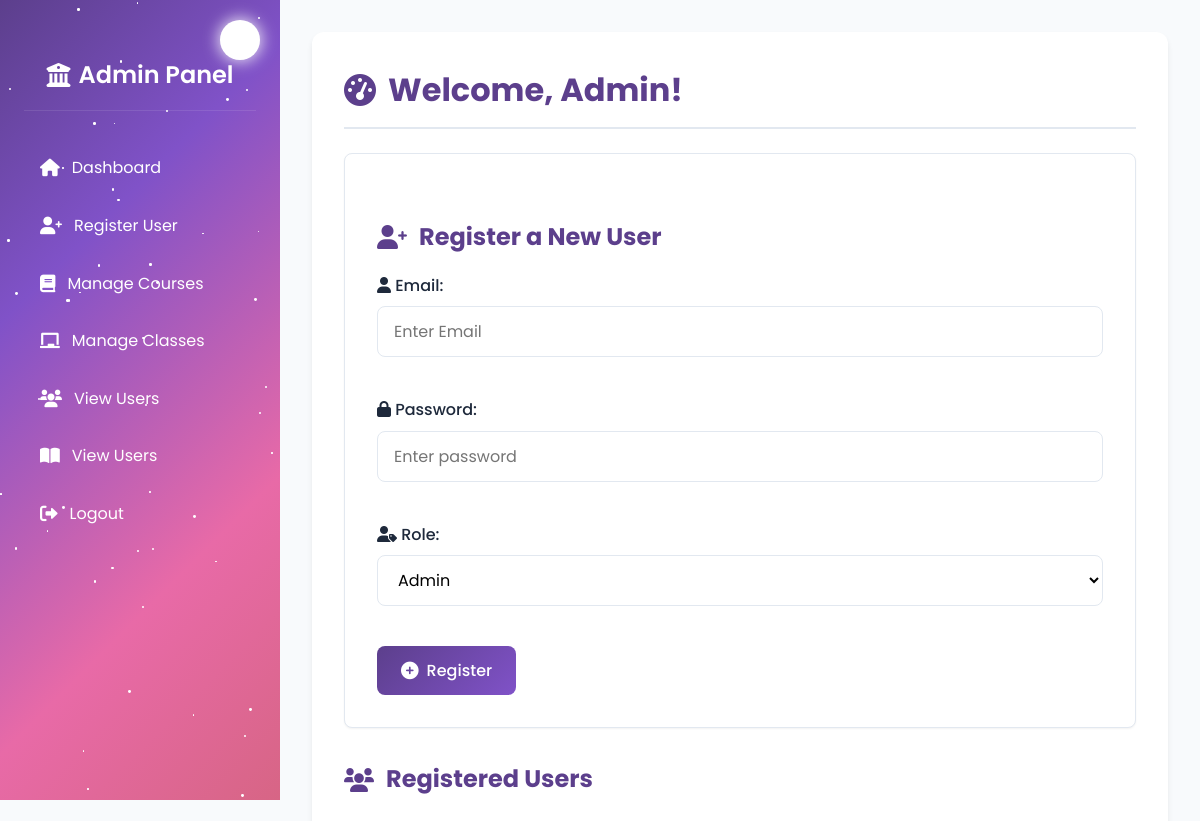
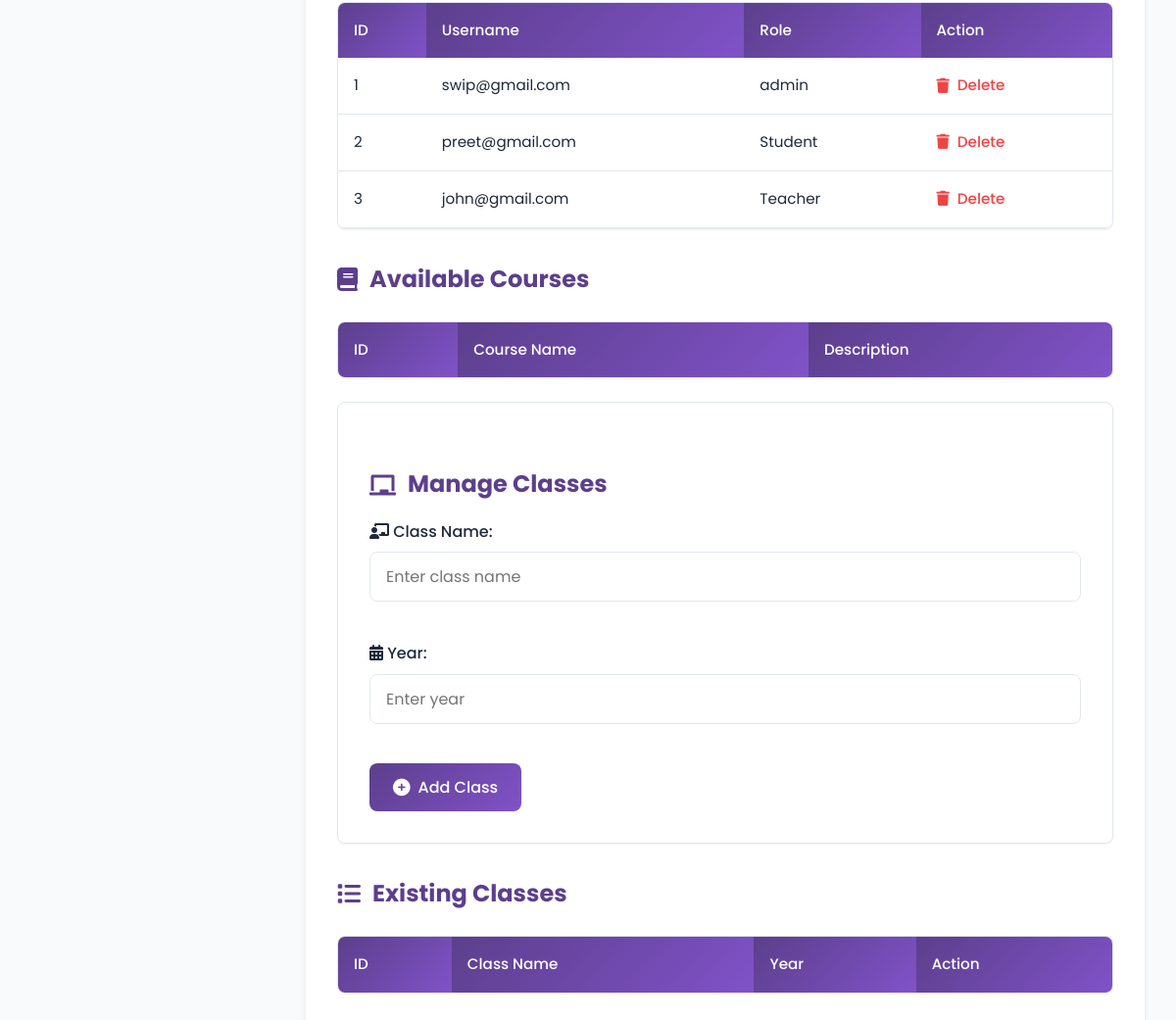
Screenshot of /admin_dashboard (signed in) with the database file from the repository (2 pictures, top to bottom).
### models.py (models this page shows)
class User(db.Model):
    id = db.Column(db.Integer, primary_key=True)
    username = db.Column(db.String(50), unique=True, nullable=False)
    password = db.Column(db.String(255), nullable=False)
    role = db.Column(db.String(10), nullable=False)
    __table_args__ = (
        CheckConstraint(role.in_(['admin', 'teacher', 'student']), name='valid_role'),
    )

### app.py (the view)
@app.route('/admin_dashboard')
def admin_dashboard():
    if 'user_id' not in session or session['role'] != 'admin':
        flash('Unauthorized Access!', 'error')
        return redirect(url_for('login'))
    users = User.query.all()
    classes = Class.query.all()
    courses = Course.query.all()
    return render_template('admin_dashboard.html', users=users, classes=classes, courses=courses)

### templates/admin_dashboard.html (shortened to what this page needs)
<!DOCTYPE html>
<html lang="en">
<head>
    <link href="https://cdnjs.cloudflare.com/ajax/libs/font-awesome/6.0.0/css/all.min.css" rel="stylesheet">
</head>
<body>
    <div class="sidebar">
        <div class="sidebar-background" id="sidebar-stars"></div>
        <div class="sidebar-moon"></div>
        <h2><i class="fas fa-university"></i> Admin Panel</h2>
        <nav>
            <ul>
                <li><a href="/admin_dashboard"><i class="fas fa-home"></i> Dashboard</a></li>
                <li><a href="/register"><i class="fas fa-user-plus"></i> Register User</a></li>
                <li><a href="/manage_courses"><i class="fas fa-book"></i> Manage Courses</a></li>
                <li><a href="/add_class"><i class="fas fa-chalkboard"></i> Manage Classes</a></li>
                <li><a href="/manage_users"><i class="fas fa-users"></i> View Users</a></li>
                <li><a href="/manage_subjects"><i class="fas fa-book-open"></i> View Users</a></li>
                <li><a href="/logout"><i class="fas fa-sign-out-alt"></i> Logout</a></li>
            </ul>
        </nav>
    </div>
    <div class="container">
        <div class="content-wrapper">
            <h1><i class="fas fa-tachometer-alt"></i> Welcome, Admin!</h1>
            <form action="/register" method="POST">
                <h2><i class="fas fa-user-plus"></i> Register a New User</h2>
                <div class="form-group">
                    <label for="username"><i class="fas fa-user"></i> Email:</label>
                    <input type="text" id="username" name="username" placeholder="Enter Email" required>
                </div>
                <div class="form-group">
                    <label for="password"><i class="fas fa-lock"></i> Password:</label>
                    <input type="password" id="password" name="password" placeholder="Enter password" required>
                </div>
                <div class="form-group">
                    <label for="role"><i class="fas fa-user-tag"></i> Role:</label>
                    <select id="role" name="role" required>
                        <option value="Admin">Admin</option>
                    </select>
                </div>
                <button type="submit"><i class="fas fa-plus-circle"></i> Register</button>
            </form>
            <h2><i class="fas fa-users"></i> Registered Users</h2>
            <div class="table-container">
                <table>
                    <thead>
                        <tr>
                            <th>ID</th>
                            <th>Username</th>
                            <th>Role</th>
                            <th>Action</th>
                        </tr>
                    </thead>
                    <tbody>
                        {% for user in users %}
                        <tr>
                            <td>{{ user.id }}</td>
                            <td>{{ user.username }}</td>
                            <td>{{ user.role }}</td>
                            <td>
                                <a class="delete-link" href="/delete_user/{{ user.id }}"
                                   onclick="return confirm('Are you sure you want to delete this user?');">
                                    <i class="fas fa-trash"></i> Delete
                                </a>
                            </td>
                        </tr>
                        {% endfor %}
                    </tbody>
                </table>
            </div>
            <h2><i class="fas fa-book"></i> Available Courses</h2>
            <div class="table-container">
                <table>
                    <thead>
                        <tr>
                            <th>ID</th>
                            <th>Course Name</th>
                            <th>Description</th>
                        </tr>
                    </thead>
                </table>
            </div>
            <form action="/add_class" method="POST">
                <h2><i class="fas fa-chalkboard"></i> Manage Classes</h2>
                <div class="form-group">
                    <label for="name"><i class="fas fa-chalkboard-teacher"></i> Class Name:</label>
                    <input type="text" id="name" name="name" placeholder="Enter class name" required>
                </div>
                <div class="form-group">
                    <label for="year"><i class="fas fa-calendar-alt"></i> Year:</label>
                    <input type="text" id="year" name="year" placeholder="Enter year" required>
                </div>
                <button type="submit"><i class="fas fa-plus-circle"></i> Add Class</button>
            </form>
            <h2><i class="fas fa-list"></i> Existing Classes</h2>
            <div class="table-container">
                <table>
                    <thead>
                        <tr>
                            <th>ID</th>
                            <th>Class Name</th>
                            <th>Year</th>
                            <th>Action</th>
                        </tr>
                    </thead>
                </table>
            </div>
        </div>
    </div>
</body>
</html>

### templates/admin_dashboard.html (style rules this page uses)
:root { --primary-color: #5c3f8c; --primary-light: #8052c8; --secondary-color: #f8fafc; --accent-color: #e86aa7; --text-color: #1e293b; --border-color: #e2e8f0; --danger-color: #ef4444; --success-color: #10b981; --warning-color: #f59e0b; --sidebar-width: 280px; --header-height: 70px; --shadow-sm: 0 1px 2px 0 rgba(0, 0, 0, 0.05); --shadow-md: 0 4px 6px -1px rgba(0, 0, 0, 0.1); }
* { margin: 0; padding: 0; box-sizing: border-box; font-family: 'Poppins', sans-serif; }
body { background-color: var(--secondary-color); color: var(--text-color); line-height: 1.6; }
.sidebar { width: var(--sidebar-width); height: 100vh; background: linear-gradient(135deg, #5c3f8c 0%, #8052c8 30%, #e86aa7 70%, #d76585 100%); color: white; padding: 1.5rem; position: fixed; left: 0; top: 0; overflow-y: auto; transition: all 0.3s ease; z-index: 1000; }
.sidebar-background { position: absolute; top: 0; left: 0; width: 100%; height: 100%; z-index: -1; overflow: hidden; }
.sidebar-moon { position: absolute; top: 20px; right: 20px; width: 40px; height: 40px; background-color: #fff; border-radius: 50%; box-shadow: 0 0 15px 2px rgba(255, 255, 255, 0.8); z-index: 1; animation: glow 8s infinite alternate; }
.sidebar h2 { text-align: center; margin-bottom: 2rem; font-size: 1.5rem; font-weight: 600; padding-bottom: 1rem; border-bottom: 1px solid rgba(255, 255, 255, 0.1); color: white; display: flex; align-items: center; justify-content: center; gap: 0.5rem; position: relative; z-index: 2; }
.sidebar ul { list-style: none; position: relative; z-index: 2; }
.sidebar ul li { margin-bottom: 0.5rem; }
.sidebar ul li a { color: white; text-decoration: none; display: flex; align-items: center; padding: 0.75rem 1rem; border-radius: 8px; transition: all 0.3s ease; }
.sidebar ul li a i { margin-right: 0.75rem; font-size: 1.1rem; }
.container { margin-left: var(--sidebar-width); padding: 2rem; max-width: calc(100vw - var(--sidebar-width)); }
.content-wrapper { background: white; border-radius: 12px; box-shadow: var(--shadow-md); padding: 2rem; margin-bottom: 2rem; }
h1 { font-size: 2rem; color: var(--primary-color); margin-bottom: 1.5rem; border-bottom: 2px solid var(--border-color); padding-bottom: 0.75rem; display: flex; align-items: center; gap: 0.75rem; }
h2 { font-size: 1.5rem; color: var(--primary-color); margin: 2rem 0 1rem; display: flex; align-items: center; gap: 0.75rem; }
form { margin-bottom: 2rem; background: white; padding: 2rem; border-radius: 8px; box-shadow: var(--shadow-sm); border: 1px solid var(--border-color); }
.form-group { margin-bottom: 1.5rem; }
.form-group label { display: block; margin-bottom: 0.5rem; font-weight: 500; color: var(--text-color); }
input, select, textarea { width: 100%; padding: 0.75rem 1rem; border: 1px solid var(--border-color); border-radius: 8px; font-size: 1rem; transition: all 0.3s ease; background-color: white; font-family: 'Poppins', sans-serif; margin-bottom: 1rem; }
button { background: linear-gradient(135deg, #5c3f8c 0%, #8052c8 100%); color: white; border: none; padding: 0.75rem 1.5rem; border-radius: 8px; font-weight: 500; cursor: pointer; transition: all 0.3s ease; display: inline-flex; align-items: center; justify-content: center; gap: 0.5rem; font-size: 1rem; width: auto; }
button i { font-size: 1.1rem; }
.table-container { overflow-x: auto; margin: 1.5rem 0; border-radius: 8px; box-shadow: var(--shadow-sm); border: 1px solid var(--border-color); }
table { width: 100%; border-collapse: collapse; white-space: nowrap; }
th { background: linear-gradient(135deg, #5c3f8c 0%, #8052c8 100%); color: white; font-weight: 500; text-align: left; padding: 1rem; font-size: 0.95rem; }
td { padding: 1rem; border-bottom: 1px solid var(--border-color); font-size: 0.95rem; }
a.delete-link { color: var(--danger-color); text-decoration: none; display: inline-flex; align-items: center; gap: 0.5rem; font-weight: 500; transition: all 0.3s ease; }

### rows the page displays
User: id "1", username "swip@gmail.com", role "admin"
User: id "2", username "preet@gmail.com", role "Student"
User: id "3", username "john@gmail.com", role "Teacher"
